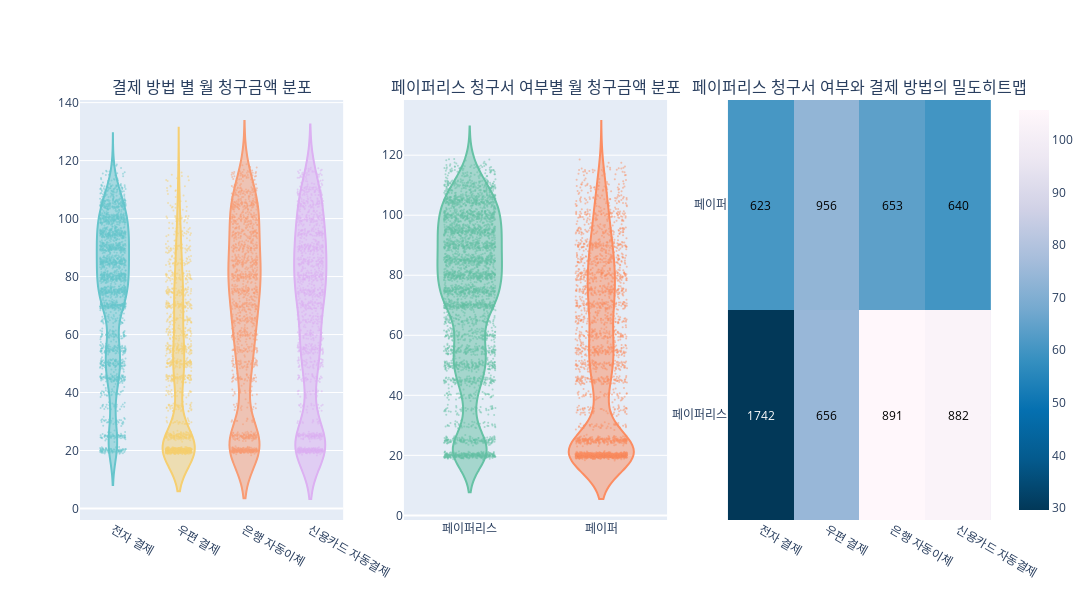

The notebook cell this image was saved under:
### Markdown cell above
### 추가로 알아볼 사항
* 결제 방법 및 페이퍼리스 청구서 여부 별로 월 청구금액의 분포
* 결제 방법과 페이퍼리스 청구서 수신 여부의 상관관계
* 각 항목의 범주형 통계가 유의미한지 확인

### Code cell
# 결제 방법 별로 월 청구금액의 분포 및 페이퍼리스 청구서 여부별 월 청구금액의 분포
from plotly.subplots import make_subplots

fig = make_subplots(rows=1, cols=3, subplot_titles=("결제 방법 별 월 청구금액 분포", "페이퍼리스 청구서 여부별 월 청구금액 분포", "페이퍼리스 청구서 여부와 결제 방법의 밀도히트맵"))

colors = px.colors.qualitative.Pastel
for i, method in enumerate(df['PaymentMethod'].unique()):
    fig.add_trace(go.Violin(y=df[df['PaymentMethod'] == method]['MonthlyCharges'], 
                            name=payment_method_translations[method], 
                            line_color=colors[i % len(colors)],
                            points="all",
                            pointpos=0,
                            jitter=0.8,
                            marker=dict(opacity=0.5, size=2)), row=1, col=1)

colors = px.colors.qualitative.Set2
for i, status in enumerate(df['PaperlessBilling'].unique()):
    fig.add_trace(go.Violin(y=df[df['PaperlessBilling'] == status]['MonthlyCharges'], 
                            name="페이퍼리스" if status == 'Yes' else "페이퍼", 
                            line_color=colors[i % len(colors)],
                            points="all",
                            pointpos=0,
                            jitter=0.8,
                            marker=dict(opacity=0.5, size=2)), row=1, col=2)
# density heatmap  
colors = px.colors.sequential.PuBu_r
fig.add_trace(go.Heatmap(x=df['PaymentMethod'], y=df['PaperlessBilling'], z=df['MonthlyCharges'], colorscale=colors), row=1, col=3)
fig.update_xaxes(tickvals=list(payment_method_translations.keys()), ticktext=list(payment_method_translations.values()), row=1, col=3)
fig.update_yaxes(tickvals=['Yes', 'No'], ticktext=['페이퍼리스', '페이퍼'], row=1, col=3)
# 각 셀에 대한 개수를 표시하는 annotation 추가
for i, row in enumerate(df['PaymentMethod'].unique()):
    for j, col in enumerate(df['PaperlessBilling'].unique()):
        count = len(df[(df['PaymentMethod'] == row) & (df['PaperlessBilling'] == col)])
        # 1000 이하는 검은색으로 표시
        font_color = "black" if count <= 1000 else "white"
        fig.add_annotation(x=i, y=j, text=str(count), showarrow=False, font=dict(color=font_color), row=1, col=3)



fig.update_layout(height=600, width=1500, showlegend=False)
fig.show()

### Figure 1 — Plotly figure (JSON) as saved in the notebook; plotly's stock layout.template omitted (floating-point values rounded to 4 significant figures; data arrays with more than 128 entries replaced by an {"elided": "..."} marker saying what was removed)
{"data": [{"jitter": 0.8, "line": {"color": "rgb(102, 197, 204)"}, "marker": {"opacity": 0.5, "size": 2}, "name": "전자 결제", "pointpos": 0, "points": "all", "type": "violin", "xaxis": "x", "y": {"elided": "2365 float values"}, "yaxis": "y"}, {"jitter": 0.8, "line": {"color": "rgb(246, 207, 113)"}, "marker": {"opacity": 0.5, "size": 2}, "name": "우편 결제", "pointpos": 0, "points": "all", "type": "violin", "xaxis": "x", "y": {"elided": "1612 float values"}, "yaxis": "y"}, {"jitter": 0.8, "line": {"color": "rgb(248, 156, 116)"}, "marker": {"opacity": 0.5, "size": 2}, "name": "은행 자동이체", "pointpos": 0, "points": "all", "type": "violin", "xaxis": "x", "y": {"elided": "1544 float values"}, "yaxis": "y"}, {"jitter": 0.8, "line": {"color": "rgb(220, 176, 242)"}, "marker": {"opacity": 0.5, "size": 2}, "name": "신용카드 자동결제", "pointpos": 0, "points": "all", "type": "violin", "xaxis": "x", "y": {"elided": "1522 float values"}, "yaxis": "y"}, {"jitter": 0.8, "line": {"color": "rgb(102,194,165)"}, "marker": {"opacity": 0.5, "size": 2}, "name": "페이퍼리스", "pointpos": 0, "points": "all", "type": "violin", "xaxis": "x2", "y": {"elided": "4171 float values"}, "yaxis": "y2"}, {"jitter": 0.8, "line": {"color": "rgb(252,141,98)"}, "marker": {"opacity": 0.5, "size": 2}, "name": "페이퍼", "pointpos": 0, "points": "all", "type": "violin", "xaxis": "x2", "y": {"elided": "2872 float values"}, "yaxis": "y2"}, {"colorscale": [[0, "rgb(2,56,88)"], [0.125, "rgb(4,90,141)"], [0.25, "rgb(5,112,176)"], [0.375, "rgb(54,144,192)"], [0.5, "rgb(116,169,207)"], [0.625, "rgb(166,189,219)"], [0.75, "rgb(208,209,230)"], [0.875, "rgb(236,231,242)"], [1, "rgb(255,247,251)"]], "type": "heatmap", "x": {"elided": "7043 str values"}, "xaxis": "x3", "y": {"elided": "7043 str values"}, "yaxis": "y3", "z": {"elided": "7043 float values"}}], "layout": {"annotations": [{"font": {"size": 16}, "showarrow": false, "text": "결제 방법 별 월 청구금액 분포", "x": 0.1444, "xanchor": "center", "xref": "paper", "y": 1, "yanchor": "bottom", "yref": "paper"}, {"font": {"size": 16}, "showarrow": false, "text": "페이퍼리스 청구서 여부별 월 청구금액 분포", "x": 0.5, "xanchor": "center", "xref": "paper", "y": 1, "yanchor": "bottom", "yref": "paper"}, {"font": {"size": 16}, "showarrow": false, "text": "페이퍼리스 청구서 여부와 결제 방법의 밀도히트맵", "x": 0.8556, "xanchor": "center", "xref": "paper", "y": 1, "yanchor": "bottom", "yref": "paper"}, {"font": {"color": "white"}, "showarrow": false, "text": "1742", "x": 0, "xref": "x3", "y": 0, "yref": "y3"}, {"font": {"color": "black"}, "showarrow": false, "text": "623", "x": 0, "xref": "x3", "y": 1, "yref": "y3"}, {"font": {"color": "black"}, "showarrow": false, "text": "656", "x": 1, "xref": "x3", "y": 0, "yref": "y3"}, {"font": {"color": "black"}, "showarrow": false, "text": "956", "x": 1, "xref": "x3", "y": 1, "yref": "y3"}, {"font": {"color": "black"}, "showarrow": false, "text": "891", "x": 2, "xref": "x3", "y": 0, "yref": "y3"}, {"font": {"color": "black"}, "showarrow": false, "text": "653", "x": 2, "xref": "x3", "y": 1, "yref": "y3"}, {"font": {"color": "black"}, "showarrow": false, "text": "882", "x": 3, "xref": "x3", "y": 0, "yref": "y3"}, {"font": {"color": "black"}, "showarrow": false, "text": "640", "x": 3, "xref": "x3", "y": 1, "yref": "y3"}], "height": 600, "showlegend": false, "width": 1500, "xaxis": {"anchor": "y", "domain": [0, 0.2889]}, "xaxis2": {"anchor": "y2", "domain": [0.3556, 0.6444]}, "xaxis3": {"anchor": "y3", "domain": [0.7111, 1], "ticktext": ["전자 결제", "우편 결제", "은행 자동이체", "신용카드 자동결제"], "tickvals": ["Electronic check", "Mailed check", "Bank transfer (automatic)", "Credit card (automatic)"]}, "yaxis": {"anchor": "x", "domain": [0, 1]}, "yaxis2": {"anchor": "x2", "domain": [0, 1]}, "yaxis3": {"anchor": "x3", "domain": [0, 1], "ticktext": ["페이퍼리스", "페이퍼"], "tickvals": ["Yes", "No"]}}}
